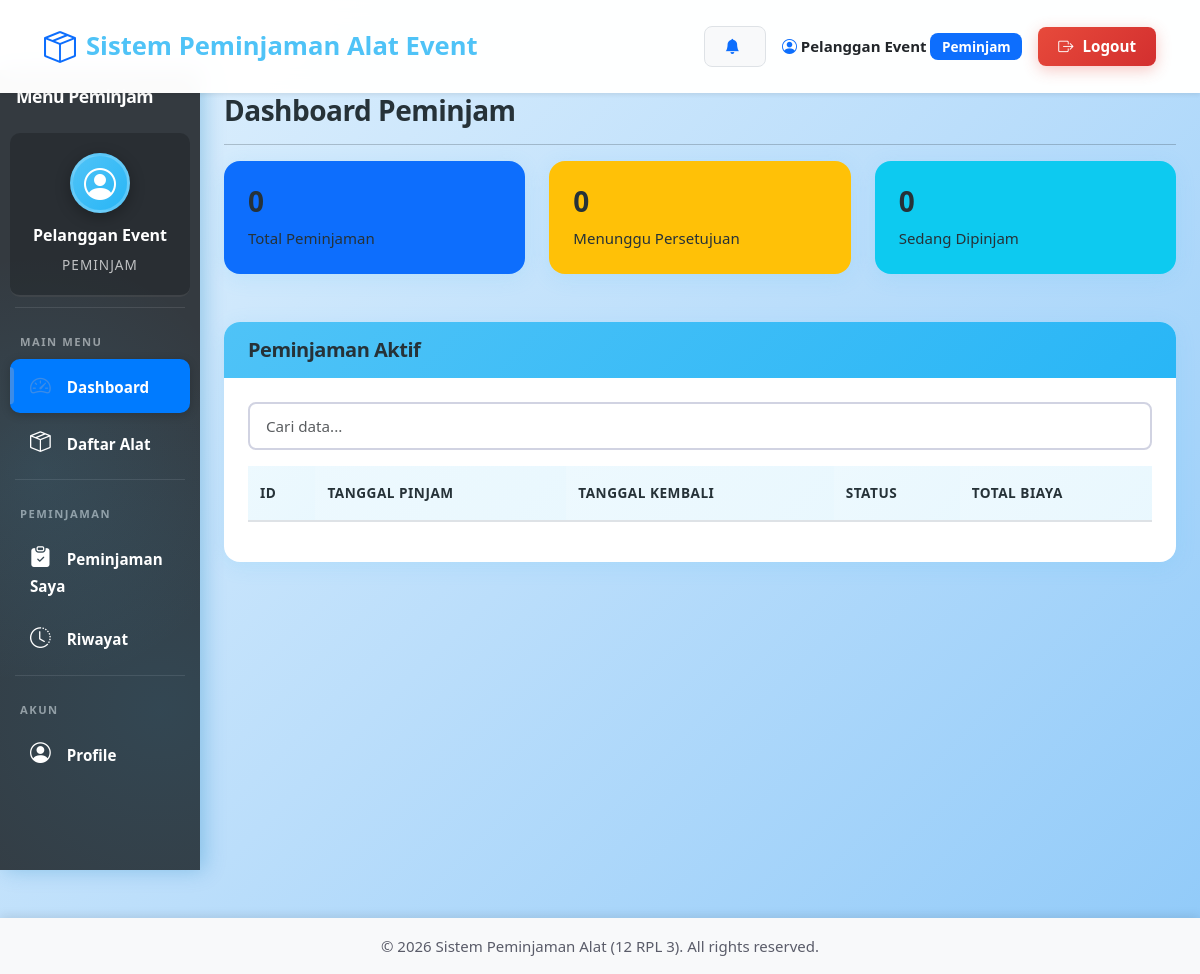
Page /peminjam/dashboard.php (signed in) on the earlier database version.
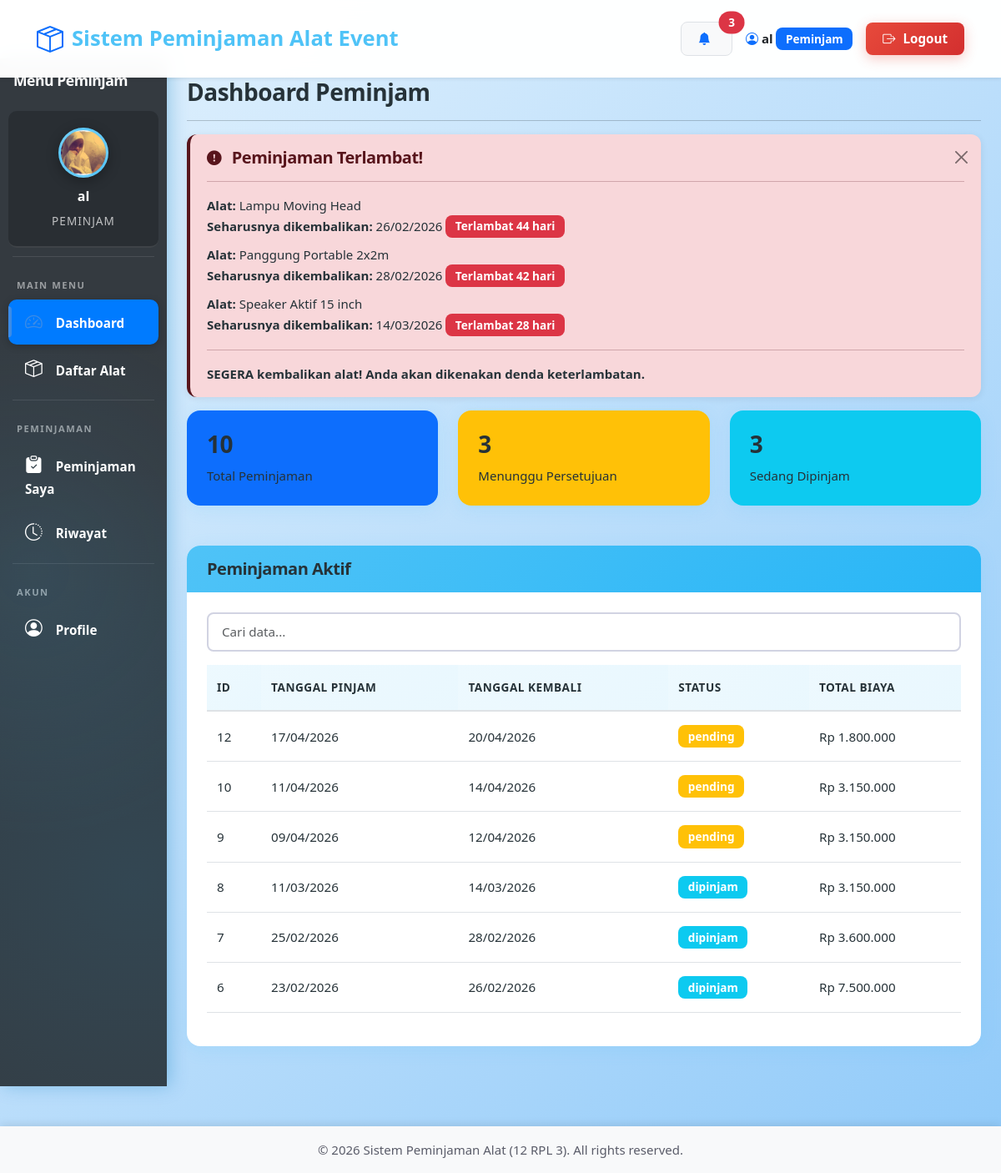
Same page on the later database version.
### tables this page shows
CREATE TABLE `peminjaman` (
  `id` int NOT NULL,
  `nama_alat` varchar(50) NOT NULL,
  `peminjam_id` int NOT NULL,
  `tanggal_pinjam` date NOT NULL,
  `tanggal_kembali` date NOT NULL,
  `tanggal_pengembalian` datetime DEFAULT NULL,
  `kondisi_pengembalian` enum('baik','rusak ringan','rusak berat','hilang') DEFAULT 'baik',
  `catatan_pengembalian` text,
  `status` enum('pending','disetujui','ditolak','dipinjam','selesai') DEFAULT 'pending',
  `total_biaya` decimal(10,2) DEFAULT NULL,
  `denda` decimal(10,2) DEFAULT '0.00',
  `keterangan` text,
  `petugas_id` int DEFAULT NULL,
  `created_at` timestamp NULL DEFAULT CURRENT_TIMESTAMP,
  `deleted_at` datetime DEFAULT NULL
);

### peminjam/dashboard.php (the view, shortened to what the changed rows need)
<?php
require_once '../config/database.php';
$user_id = $_SESSION['user_id'];
$total_peminjaman = mysqli_fetch_assoc(mysqli_query($conn, "SELECT COUNT(*) as total FROM peminjaman WHERE peminjam_id=$user_id"))['total'];
$pending = mysqli_fetch_assoc(mysqli_query($conn, "SELECT COUNT(*) as total FROM peminjaman WHERE peminjam_id=$user_id AND status='pending'"))['total'];
$dipinjam = mysqli_fetch_assoc(mysqli_query($conn, "SELECT COUNT(*) as total FROM peminjaman WHERE peminjam_id=$user_id AND status='dipinjam'"))['total'];
include '../includes/header.php';
?>
<div class="container-fluid">
    <div class="row">
        <?php include '../includes/peminjam_sidebar.php'; ?>
        <div class="col-md-10 p-4">
            <h2>Dashboard Peminjam</h2>
            <?php
            $user_id = $_SESSION['user_id'];
            ?>
            <?php
            $query_late = "SELECT p.*,
                          DATEDIFF(CURDATE(), p.tanggal_kembali) as hari_terlambat,
                          (SELECT GROUP_CONCAT(a.nama_alat SEPARATOR ', ')
                           FROM detail_peminjaman dp
                           JOIN alat a ON dp.alat_id = a.id
                           WHERE dp.peminjaman_id = p.id) as alat_list
                          FROM peminjaman p
                          WHERE p.peminjam_id = $user_id
                          AND p.status = 'dipinjam'
                          AND p.tanggal_kembali < CURDATE()
                          ORDER BY p.tanggal_kembali ASC";
            $result_late = mysqli_query($conn, $query_late);
            if (mysqli_num_rows($result_late) > 0):
            ?>
            <div class="alert alert-danger alert-dismissible fade show pulse" role="alert">
                <h5 class="alert-heading"><i class="bi bi-exclamation-circle-fill"></i> Peminjaman Terlambat!</h5>
                <hr>
                <?php while ($late = mysqli_fetch_assoc($result_late)): ?>
                <p class="mb-2">
                    <strong>Alat:</strong> <?php echo $late['alat_list']; ?><br>
                    <strong>Seharusnya dikembalikan:</strong> <?php echo date('d/m/Y', strtotime($late['tanggal_kembali'])); ?>
                    <span class="badge bg-danger">Terlambat <?php echo $late['hari_terlambat']; ?> hari</span>
                </p>
                <?php endwhile; ?>
                <hr>
                <p class="mb-0"><strong>SEGERA kembalikan alat! Anda akan dikenakan denda keterlambatan.</strong></p>
                <button type="button" class="btn-close" data-bs-dismiss="alert" aria-label="Close"></button>
            </div>
            <?php endif; ?>
            <div class="row g-4">
                <div class="col-md-4">
                    <div class="card bg-primary text-white">
                        <div class="card-body">
                            <h3><?php echo $total_peminjaman; ?></h3>
                            <p class="mb-0">Total Peminjaman</p>
                        </div>
                    </div>
                </div>
                <div class="col-md-4">
                    <div class="card bg-warning text-white">
                        <div class="card-body">
                            <h3><?php echo $pending; ?></h3>
                            <p class="mb-0">Menunggu Persetujuan</p>
                        </div>
                    </div>
                </div>
                <div class="col-md-4">
                    <div class="card bg-info text-white">
                        <div class="card-body">
                            <h3><?php echo $dipinjam; ?></h3>
                            <p class="mb-0">Sedang Dipinjam</p>
                        </div>
                    </div>
                </div>
            </div>
            <div class="card mt-4">
                <div class="card-body">
                    <table class="table">
                        <thead>
                            <tr>
                                <th>ID</th>
                                <th>Tanggal Pinjam</th>
                                <th>Tanggal Kembali</th>
                                <th>Status</th>
                                <th>Total Biaya</th>
                            </tr>
                        </thead>
                        <tbody>
                            <?php
                            $query = "SELECT * FROM peminjaman
                                     WHERE peminjam_id = $user_id AND status IN ('pending', 'disetujui', 'dipinjam')
                                     ORDER BY created_at DESC";
                            $result = mysqli_query($conn, $query);
                            while ($row = mysqli_fetch_assoc($result)):
                            ?>
                            <tr>
                                <td><?php echo $row['id']; ?></td>
                                <td><?php echo date('d/m/Y', strtotime($row['tanggal_pinjam'])); ?></td>
                                <td><?php echo date('d/m/Y', strtotime($row['tanggal_kembali'])); ?></td>
                                <td><span class="badge bg-<?php echo $row['status'] == 'pending' ? 'warning' : 'info'; ?>"><?php echo $row['status']; ?></span></td>
                                <td>Rp <?php echo number_format($row['total_biaya'], 0, ',', '.'); ?></td>
                            </tr>
                            <?php endwhile; ?>
                        </tbody>
                    </table>
                </div>
            </div>
        </div>
    </div>
</div>
<?php include '../includes/footer.php'; ?>

### includes/header.php (shortened to what the changed rows need)
<!DOCTYPE html>
<html lang="id">
<head>
    <link href="https://cdn.jsdelivr.net/npm/bootstrap@5.3.0/dist/css/bootstrap.min.css" rel="stylesheet">
    <link rel="stylesheet" href="https://cdn.jsdelivr.net/npm/bootstrap-icons@1.10.0/font/bootstrap-icons.css">
    <link rel="stylesheet" href="<?php echo BASE_PATH; ?>assets/css/style.css">
</head>
<body>
    <nav class="navbar navbar-expand-lg navbar-light bg-white shadow-sm">
        <div class="container-fluid">
            <?php
            $notif_count = 0;
            if (isset($_SESSION['user_id']) && isset($_SESSION['role'])) {
                if ($_SESSION['role'] == 'peminjam') {
                    $user_id = $_SESSION['user_id'];
                    $query_late = "SELECT p.*,
                                  DATEDIFF(CURDATE(), p.tanggal_kembali) as hari_terlambat,
                                  (SELECT GROUP_CONCAT(a.nama_alat SEPARATOR ', ')
                                   FROM detail_peminjaman dp
                                   JOIN alat a ON dp.alat_id = a.id
                                   WHERE dp.peminjaman_id = p.id) as alat_list
                                  FROM peminjaman p
                                  WHERE p.peminjam_id = $user_id
                                  AND p.status = 'dipinjam'
                                  AND p.tanggal_kembali < CURDATE()
                                  ORDER BY p.tanggal_kembali ASC";
                    $result_late = mysqli_query($conn, $query_late);
                    while ($row = mysqli_fetch_assoc($result_late)) {
                        $notif_count++;
                    }
                }
            }
            ?>
            <?php if (isset($_SESSION['user_id'])): ?>
            <div class="navbar-nav ms-auto d-flex align-items-center">
                <div class="dropdown me-3">
                    <a class="btn btn-light border position-relative" href="#" role="button" data-bs-toggle="dropdown" aria-expanded="false">
                        <i class="bi bi-bell-fill text-primary"></i>
                        <?php if ($notif_count > 0): ?>
                        <span class="position-absolute top-0 start-100 translate-middle badge rounded-pill bg-danger">
                            <?php echo $notif_count; ?>
                        </span>
                        <?php endif; ?>
                    </a>
                </div>
                <span class="navbar-text text-dark me-3 fw-bold">
                    <i class="bi bi-person-circle text-primary"></i> <?php echo $_SESSION['nama']; ?>
                    <span class="badge bg-primary"><?php echo ucfirst($_SESSION['role']); ?></span>
                </span>
                <a href="<?php echo BASE_PATH; ?>auth/logout.php" class="btn btn-danger btn-sm">
                    <i class="bi bi-box-arrow-right"></i> Logout
                </a>
            </div>
            <?php endif; ?>
        </div>
    </nav>

### includes/peminjam_sidebar.php (shortened to what the changed rows need)
<div class="col-md-2 sidebar p-0">
    <div class="sidebar-user-card">
        <div class="user-avatar">
            <?php if (isset($_SESSION['foto_profile']) && $_SESSION['foto_profile'] && file_exists('../' . $_SESSION['foto_profile'])): ?>
                <img src="../<?php echo $_SESSION['foto_profile']; ?>" alt="Profile" style="width: 100%; height: 100%; object-fit: cover; border-radius: 50%;">
            <?php else: ?>
                <i class="bi bi-person-circle"></i>
            <?php endif; ?>
        </div>
        <div class="user-name"><?php echo $_SESSION['nama']; ?></div>
        <div class="user-role"><?php echo ucfirst($_SESSION['role']); ?></div>
    </div>
</div>

Differences in the rows shown:
added peminjaman: alat_list "Lampu Moving Head", tanggal_kembali "26/02/2026", hari_terlambat "44", id "6", tanggal_pinjam "23/02/2026", status "dipinjam", total_biaya "7.500.000"
added peminjaman: alat_list "Panggung Portable 2x2m", tanggal_kembali "28/02/2026", hari_terlambat "42", id "7", tanggal_pinjam "25/02/2026", status "dipinjam", total_biaya "3.600.000"
added peminjaman: alat_list "Speaker Aktif 15 inch", tanggal_kembali "14/03/2026", hari_terlambat "28", id "8", tanggal_pinjam "11/03/2026", status "dipinjam", total_biaya "3.150.000"
added peminjaman: id "12", tanggal_pinjam "17/04/2026", tanggal_kembali "20/04/2026", status "pending", total_biaya "1.800.000", shown under "Peminjaman Aktif"
added peminjaman: id "10", tanggal_pinjam "11/04/2026", tanggal_kembali "14/04/2026", status "pending", total_biaya "3.150.000", shown under "Peminjaman Aktif"
added peminjaman: id "9", tanggal_pinjam "09/04/2026", tanggal_kembali "12/04/2026", status "pending", total_biaya "3.150.000", shown under "Peminjaman Aktif"
Other differences:
$notif_count: (not shown) → "3"
$_SESSION['nama']: "Pelanggan Event" → "al"
$total_peminjaman: "0" → "10"
$pending: "0" → "3"
$dipinjam: "0" → "3"
text now shown: "Peminjaman Terlambat! SEGERA kembalikan alat! Anda akan dikenakan denda keterlambatan."
